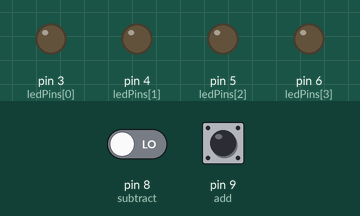
Recording of a sketch running on a simulated Arduino Uno, built with avr-gcc and run on an emulated ATmega328P. Parts: output pins drawn as LEDs (lit = HIGH). Inputs (shaded band) come from the test bench; at power-on: pin 9 (add) LOW, pin 8 (subtract) LOW. What the sketch prints to the serial monitor is not drawn.

Above: at 1.2 s.
1.3 s: pin 9 (add) driven HIGH
At 2.5 s:
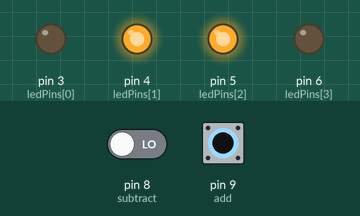
2.8 s: pin 8 (subtract) driven HIGH
At 3.7 s:
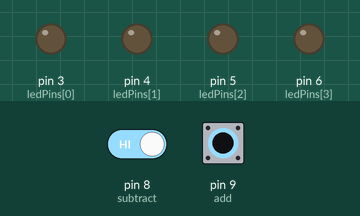
4.3 s: pin 9 (add) pulsed LOW 5 times (0.12 s each, 0.3 s apart)
At 4.87 s:
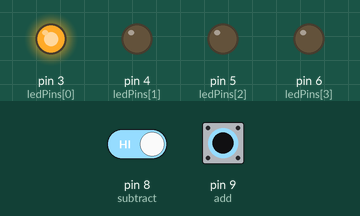
Timing chart, 0 to 7.3 s (numbered marks = the images above; inputs shaded):
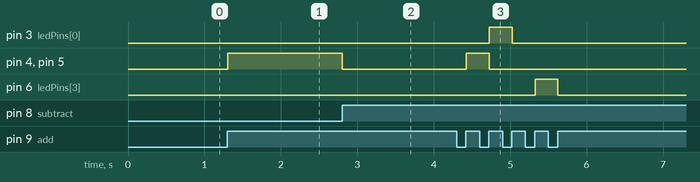

Measured:
- after the input at 1.3 s, pin 4 (ledPins[1]), pin 5 (ledPins[2]): LOW → HIGH at once
- after the input at 2.8 s, pin 4 (ledPins[1]), pin 5 (ledPins[2]): HIGH → LOW at once
- after the input at 4.3 s, pin 3 (ledPins[0]): LOW → HIGH after 0.43 s, → LOW 0.30 s later; pin 4 (ledPins[1]), pin 5 (ledPins[2]): LOW → HIGH after 0.12 s, → LOW 0.30 s later; pin 6 (ledPins[3]): LOW → HIGH after 1.0 s, → LOW 0.30 s later

The sketch:

sizeof_und_leds.ino
```cpp
// LED-Pins auf dem Mikrocontroller
int ledPins [4] = {3, 4, 5, 6};

// Taster-Pins für +1 und -1
int add = 9;
int subtract = 8;

// aktueller Zählwert
int value = 0;

// Größe verschiedener Datentypen in Bytes
int intgr = sizeof(int);
int chrctr = sizeof(char);
int bl = sizeof(bool);
int dbl = sizeof(double);

// letzter Tasterzustand für +1 / -1
int lastAdd = LOW;
int lastSubtract = LOW;

void setup() {
  pinMode (add, INPUT);
  pinMode (subtract, INPUT);
  for (int k = 0; k < 4; k++){
    pinMode (ledPins [k], OUTPUT);
  }

  Serial.begin (9600);

  Serial.print("integer: ");
  Serial.println(intgr);

  Serial.print("character: ");
  Serial.println(chrctr);

  Serial.print("bool: ");
  Serial.println(bl);

  Serial.print("double: ");
  Serial.println(dbl);
}

void loop() {
  // aktueller Tasterzustand
  int addState = digitalRead(add);
  int subtractState = digitalRead(subtract);

  // Flanke: nur zählen, wenn von LOW nach HIGH gewechselt wird
  if (addState == HIGH && lastAdd == LOW){
    value++;
  }
  if (subtractState == HIGH && lastSubtract == LOW){
    value--;
  }

  Serial.println (value);


 // LEDs leuchten, wenn value der Größe des jeweiligen Typs entspricht
  if (value == intgr){
    digitalWrite (ledPins[0], HIGH);
  }
  else{
    digitalWrite (ledPins[0], LOW);
  }

  if (value == chrctr){
    digitalWrite (ledPins[1], HIGH);
  }
  else{
    digitalWrite (ledPins[1], LOW);
  }

  if (value == bl){
    digitalWrite (ledPins[2], HIGH);
  }
  else{
    digitalWrite (ledPins[2], LOW);
  }

  if (value == dbl){
    digitalWrite (ledPins[3], HIGH);
  }
  else{
    digitalWrite (ledPins[3], LOW);
  }

  // aktuellen Zustand merken
  lastAdd=addState;
  lastSubtract=subtractState;
}
```
